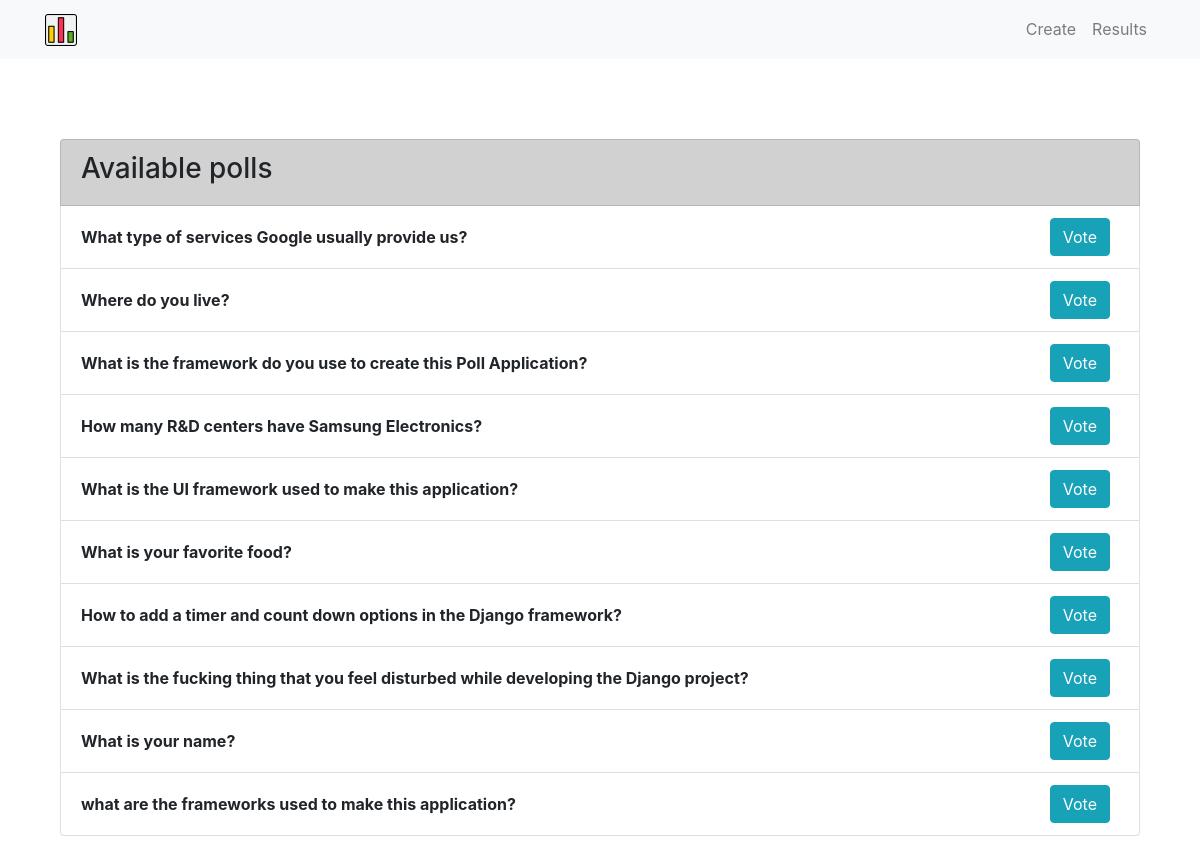
Before: / with the older database file.
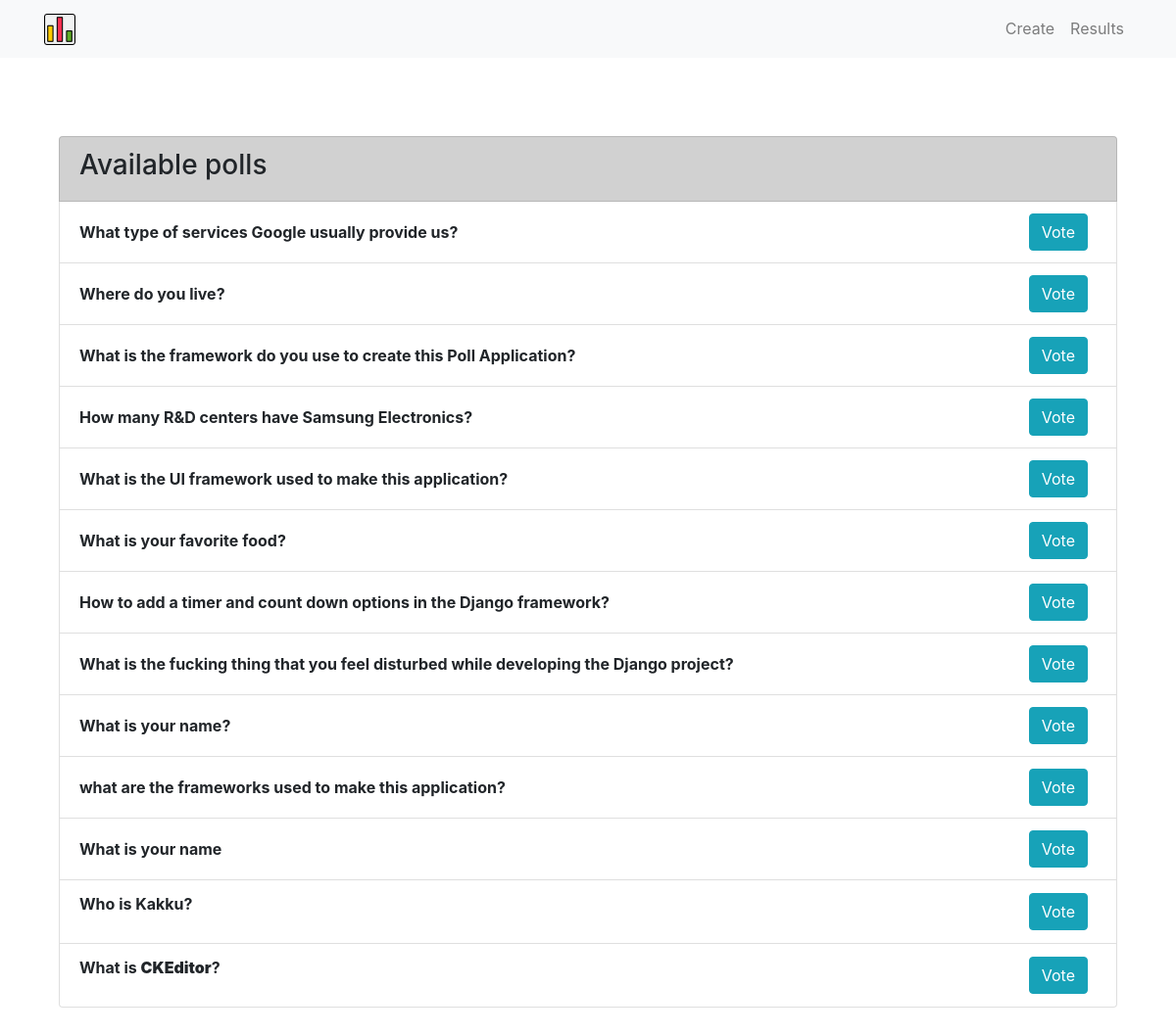
After: the same page with the newer database file.
### poll/models.py (models this page shows, shortened)
class Poll(models.Model):
    question = RichTextField(blank=True, null=True)
    qs_one = models.CharField(max_length=30)
    qs_two = models.CharField(max_length=30)
    qs_three = models.CharField(max_length=30)
    qs_one_cnt = models.IntegerField(default=0)
    qs_two_cnt = models.IntegerField(default=0)
    qs_three_cnt = models.IntegerField(default=0)

### poll/views.py (the view)
# urls.py: 2. Add a URL to urlpatterns:  path('', views.home, name='home')
def home(request):
    polls = Poll.objects.all()
    context = {
        'polls': polls
    }
    return render(request, 'poll/home.html', context)

### poll/templates/poll/home.html (shortened to what this page needs)
{% extends "poll/base.html" %}
{% block main %}
<div class="container homepage">
    <div class="row">
        <div class="col">
            <ul class="list-group">
                <li class="list-group-item d-flex justify-content-between align-items-center" style="background-color: #d1d1d1;">
                    <h3>Available polls</h3>
                </li>
                {% for poll in polls %}
                <li class="list-group-item d-flex justify-content-between align-items-center">
                    <strong>{{ poll.question|safe }}</strong>
                    <span class="pull-right">
                        <a href="{% url 'vote' poll.id %}" class="btn btn-info btn-xs">Vote</a> &nbsp;
                    </span>
                </li>
                {% endfor %}
            </ul>
        </div>
    </div>
</div>
{% endblock %}

### poll/templates/poll/base.html (shortened to what this page needs)
{% load static %}
<!doctype html>
<html lang="en">
  <head>
    <link rel="stylesheet" href="https://cdn.jsdelivr.net/npm/bootstrap@4.5.3/dist/css/bootstrap.min.css">
	<link rel="stylesheet" type="text/css" href="{% static 'style.css' %}" />
  </head>
  <body>
	  <nav class="navbar navbar-expand-lg navbar-light bg-light">
		  <div class="container">
				<a class="navbar-brand" href="{% url 'home' %}"><img src="{% static 'img/poll.png' %}" alt="Logo"></a>
				<div class="collapse navbar-collapse" id="navbarSupportedContent">
					<ul class="navbar-nav ml-auto">
					<li class="nav-item">
						<a class="nav-link" href="{% url 'create' %}">Create</a>
					</li>
					<li class="nav-item">
						<a class="nav-link" href="{% url 'allresults' %}">Results</a>
					</li>
					</ul>
				</div>
			</div>
		</nav>
    <div class="container">
			{% block main %}{% endblock %}
	</div>
  </body>
</html>

### poll/static/style.css (style rules this page uses)
.homepage { margin-top: 80px; justify-content: center; margin-bottom: 40px; }

Changed rows visible on the page:
added Poll: question "What is your name"
added Poll: question "Who is Kakku?"
added Poll: question "What is CKEditor ?"
